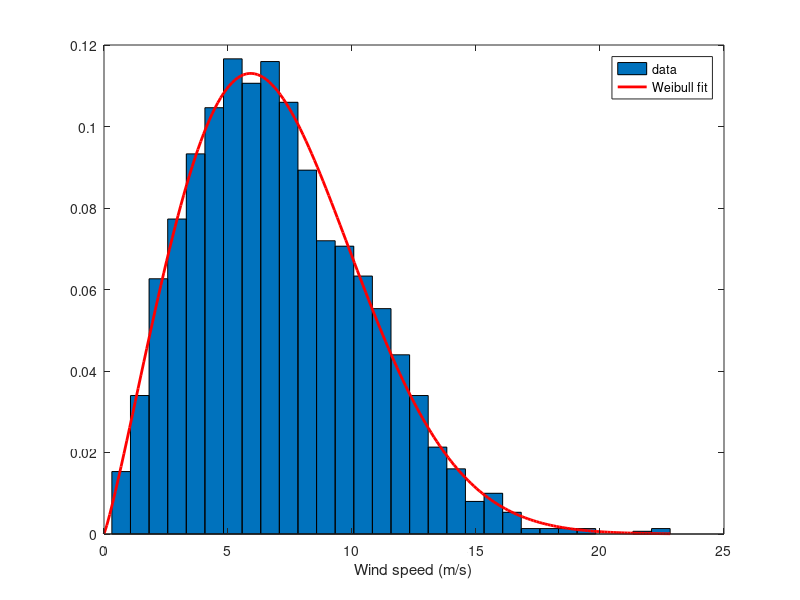

This chart was generated by the following MATLAB code:
% Day 101 · Statistics and Probability Distributions — Fitting a Weibull distribution to wind speeds and a t-test
% Run: open this file in MATLAB and press Run (or type example_3 in the Command Window)

% Needs: Statistics and Machine Learning Toolbox
rng(5);
v = wblrnd(8, 2.2, 1, 2000);                 % simulated hourly wind speeds (scale 8 m/s, shape 2.2)
params = wblfit(v);
fprintf('Fitted Weibull: scale %.2f m/s, shape %.2f\n', params(1), params(2));
fprintf('P(wind above the 3 m/s cut-in speed) = %.3f\n', 1 - wblcdf(3, params(1), params(2)));
[cnt, centers] = hist(v, 30);
bar(centers, cnt / (numel(v) * (centers(2) - centers(1))), 1); hold on   % histogram as a density
xs = linspace(0, max(v), 200);
plot(xs, wblpdf(xs, params(1), params(2)), 'r', 'LineWidth', 2); hold off  % (MATLAB: histfit(v, 30, 'weibull'))
xlabel('Wind speed (m/s)'); legend('data', 'Weibull fit')
old_design = 92 + 2*randn(1, 25);            % efficiency of 25 old and 25 new motors
new_design = 93.5 + 2*randn(1, 25);
[h, pval] = ttest2(new_design, old_design);
fprintf('New vs old efficiency: difference %.2f %%, p = %.4f, significant = %d\n', mean(new_design) - mean(old_design), pval, h);
